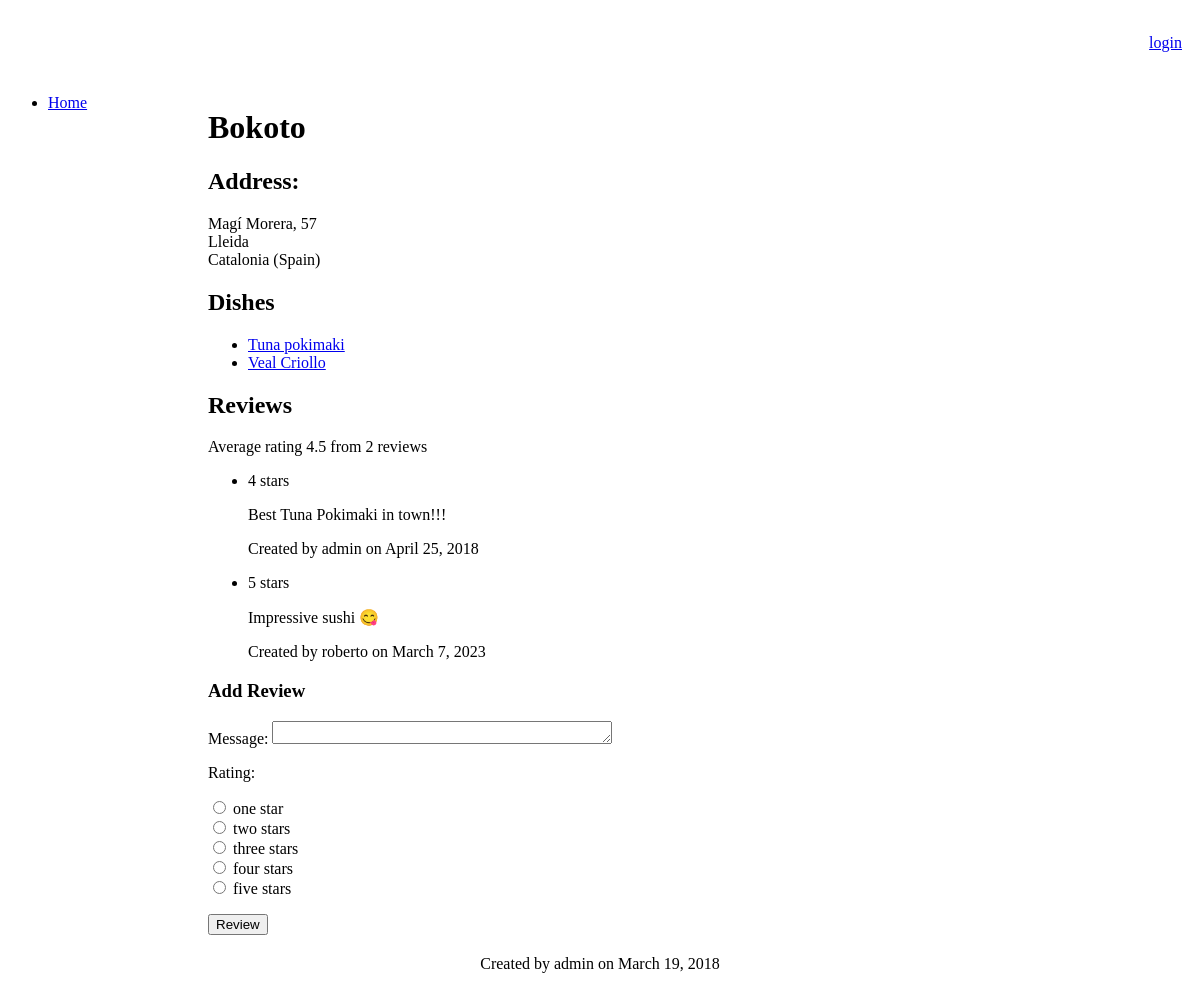
Screenshot of /myrestaurants/restaurants/1 with the database file from the repository.
### myrestaurants/models.py (models this page shows, shortened)
class Restaurant(models.Model):
    name = models.CharField(max_length=120)
    street = models.CharField(max_length=120, blank=True, null=True)
    number = models.IntegerField(blank=True, null=True)
    city = models.CharField(max_length=120, blank=True, null=True)
    zipCode = models.CharField(max_length=120, blank=True, null=True)
    stateOrProvince = models.CharField(max_length=120, blank=True, null=True)
    country = models.CharField(max_length=120, blank=True, null=True)
    telephone = models.CharField(max_length=120, blank=True, null=True)
    url = models.URLField(blank=True, null=True)
    user = models.ForeignKey(User, default=1, on_delete=models.CASCADE)
    date = models.DateField(default=date.today)
    def averageRating(self):
        reviewCount = self.restaurantreview_set.count()
        if not reviewCount:
            return 0
        else:
            ratingSum = sum([float(review.rating) for review in self.restaurantreview_set.all()])
            return ratingSum / reviewCount

class Dish(models.Model):
    name = models.CharField(max_length=120)
    description = models.TextField(blank=True, null=True)
    price = models.DecimalField('Euro amount', max_digits=8, decimal_places=2, blank=True, null=True)
    user = models.ForeignKey(User, default=1, on_delete=models.CASCADE)
    date = models.DateField(default=date.today)
    image = models.ImageField(upload_to="myrestaurants", blank=True, null=True)
    restaurant = models.ForeignKey(Restaurant, null=True, related_name='dishes', on_delete=models.CASCADE)

class Review(models.Model):
    RATING_CHOICES = ((1, 'one'), (2, 'two'), (3, 'three'), (4, 'four'), (5, 'five'))
    rating = models.PositiveSmallIntegerField('Rating (stars)', blank=False, default=3, choices=RATING_CHOICES)
    comment = models.TextField(blank=True, null=True)
    user = models.ForeignKey(User, default=1, on_delete=models.CASCADE)
    date = models.DateField(default=date.today)
    class Meta:
        abstract = True

class RestaurantReview(Review):
    restaurant = models.ForeignKey(Restaurant, on_delete=models.CASCADE)
    class Meta:
        unique_together = ("restaurant", "user")

### myrestaurants/views.py (the view)
class RestaurantDetail(DetailView):
    model = Restaurant
    template_name = 'myrestaurants/restaurant_detail.html'
    def get_context_data(self, **kwargs):
        context = super(RestaurantDetail, self).get_context_data(**kwargs)
        context['RATING_CHOICES'] = RestaurantReview.RATING_CHOICES
        return context

### myrestaurants/templates/myrestaurants/restaurant_detail.html (shortened to what this page needs)
{% extends "myrestaurants/base.html" %}
{% block content %}
<span vocab="http://schema.org/" typeof="Restaurant">
<h1>
    <span property="name">{{ restaurant.name }}</span>
</h1>
<h2>Address:</h2>
<p>
    {{ restaurant.street }}, {{ restaurant.number }} <br/>
    {{ restaurant.zipcode }} {{ restaurant.city }} <br/>
    {{ restaurant.stateOrProvince }} ({{ restaurant.country }})
</p>
<h2>
    Dishes
</h2>
<ul>
    {% for dish in restaurant.dishes.all %}
        <li><a href="{% url 'myrestaurants:dish_detail' restaurant.id dish.id %}">
            {{ dish.name }}</a></li>
    {% empty %}<li>Sorry, no dishes for this restaurant yet.</li>
    {% endfor %}
</ul>
<h2>Reviews</h2>
{% if restaurant.restaurantreview_set.all|length > 0 %}
<span rel="aggregateRating">
    <p typeof="AggregateRating">
        Average rating <span property="ratingValue">{{ restaurant.averageRating|stringformat:".1f" }}</span>
        {% with restaurant.restaurantreview_set.all|length as reviewCount %}
        from <span property="reviewCount">{{ reviewCount }}</span> review{{ reviewCount|pluralize }}
        {% endwith %}
    </p>
</span>
<ul rel="review">
    {% for review in restaurant.restaurantreview_set.all %}
        <li typeof="Review">
            <p rel="reviewRating" typeof="Rating">
                <span property="ratingValue">{{ review.rating }}</span> star{{ review.rating|pluralize }}
            </p>
            <p property="description">{% if review.comment %}{{ review.comment }}{% endif %}</p>
            <p>Created by <span property="author">{{ review.user }}</span> on
                <span property="datePublished" content="{{ review.date|date:'Y-m-d' }}">{{ review.date }}</span></p>
        </li>
    {% endfor %}
</ul>
{% endif %}
</span>
<h3>Add Review</h3>
<form id="review-form" action="{% url 'myrestaurants:review_create' restaurant.id %}" method="post">
    Message: <textarea name="comment" id="comment" rows="4"></textarea>
    <p>Rating:</p>
    <p>{% for rate in RATING_CHOICES %}
    <input type="radio" name="rating" id="rating{{ forloop.counter }}" value="{{ rate.0 }}" />
    <label for="choice{{ forloop.counter }}">{{ rate.1 }} star{{ rate.0|pluralize }}</label>
    <br/>{% endfor %}
    </p>
    <input type="submit" value="Review" />
</form>
{% endblock %}
{% block footer %}
    Created by {{ restaurant.user }} on {{ restaurant.date }}
{% endblock %}

### myrestaurants/static/style/base.css (style rules this page uses)
textarea, input[type=number], input[type=url] { height: 1.25em; width: 25em; }

### rows the page displays
Restaurant: name "Bokoto", street "Magí Morera", number "57", city "Lleida", stateOrProvince "Catalonia", country "Spain", averageRating "4.5", user "admin", date "March 19, 2018"
Dish: name "Tuna pokimaki"
Dish: name "Veal Criollo"
RestaurantReview: rating "4", comment "Best Tuna Pokimaki in town!!!", user "admin", date "April 25, 2018"
RestaurantReview: rating "5", comment "Impressive sushi 😋", user "roberto", date "March 7, 2023"

### other values shown
{{ reviewCount }} "2"
{{ rate.1 }} "one" "two" "three" "four" "five"
